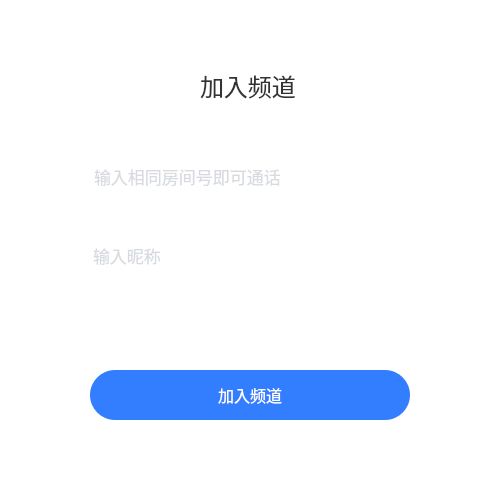
<?xml version="1.0" encoding="UTF-8"?>
<ui version="4.0">
 <class>NEJoinWidget</class>
 <widget class="QMainWindow" name="NEJoinWidget">
  <property name="geometry">
   <rect>
    <x>0</x>
    <y>0</y>
    <width>500</width>
    <height>500</height>
   </rect>
  </property>
  <property name="minimumSize">
   <size>
    <width>500</width>
    <height>500</height>
   </size>
  </property>
  <property name="maximumSize">
   <size>
    <width>500</width>
    <height>500</height>
   </size>
  </property>
  <property name="windowTitle">
   <string>NEJoinWidget</string>
  </property>
  <widget class="QWidget" name="centralwidget">
   <property name="styleSheet">
    <string notr="true">QWidget#centralwidget{
	background-color: rgb(255, 255, 255);
}</string>
   </property>
   <widget class="QPushButton" name="joinChannel">
    <property name="geometry">
     <rect>
      <x>90</x>
      <y>370</y>
      <width>320</width>
      <height>50</height>
     </rect>
    </property>
    <property name="minimumSize">
     <size>
      <width>320</width>
      <height>50</height>
     </size>
    </property>
    <property name="maximumSize">
     <size>
      <width>320</width>
      <height>50</height>
     </size>
    </property>
    <property name="cursor">
     <cursorShape>PointingHandCursor</cursorShape>
    </property>
    <property name="styleSheet">
     <string notr="true">background-color: rgb(51, 126, 255);
border-radius: 25px;
font-family: PingFangSC-Regular;
font-size: 16px;
color: #FFFFFF;</string>
    </property>
    <property name="text">
     <string>加入频道</string>
    </property>
   </widget>
   <widget class="QLabel" name="lblJoinChanel">
    <property name="geometry">
     <rect>
      <x>200</x>
      <y>60</y>
      <width>101</width>
      <height>51</height>
     </rect>
    </property>
    <property name="styleSheet">
     <string notr="true">font-family: PingFangSC-Medium;
font-size: 24px;
color: #333333;</string>
    </property>
    <property name="text">
     <string>加入频道</string>
    </property>
   </widget>
   <widget class="MClearLineEdit" name="leRoomID">
    <property name="geometry">
     <rect>
      <x>92</x>
      <y>154</y>
      <width>320</width>
      <height>44</height>
     </rect>
    </property>
    <property name="minimumSize">
     <size>
      <width>320</width>
      <height>44</height>
     </size>
    </property>
    <property name="maximumSize">
     <size>
      <width>320</width>
      <height>44</height>
     </size>
    </property>
    <property name="focusPolicy">
     <enum>Qt::StrongFocus</enum>
    </property>
    <property name="styleSheet">
     <string notr="true">QLineEdit{
font-family: PingFangSC-Regular;
font-size: 17px;
color: #B0B6BE;
border-width: 0px;
}
</string>
    </property>
    <property name="frame">
     <bool>false</bool>
    </property>
    <property name="placeholderText">
     <string>输入相同房间号即可通话</string>
    </property>
   </widget>
   <widget class="MClearLineEdit" name="leNickname">
    <property name="geometry">
     <rect>
      <x>91</x>
      <y>233</y>
      <width>320</width>
      <height>44</height>
     </rect>
    </property>
    <property name="minimumSize">
     <size>
      <width>320</width>
      <height>44</height>
     </size>
    </property>
    <property name="maximumSize">
     <size>
      <width>320</width>
      <height>44</height>
     </size>
    </property>
    <property name="styleSheet">
     <string notr="true">font-family: PingFangSC-Regular;
font-size: 17px;
color: #B0B6BE;
border: 0px;</string>
    </property>
    <property name="frame">
     <bool>false</bool>
    </property>
    <property name="placeholderText">
     <string>输入昵称</string>
    </property>
   </widget>
  </widget>
 </widget>
 <customwidgets>
  <customwidget>
   <class>MClearLineEdit</class>
   <extends>QLineEdit</extends>
   <header location="global">view/MClearLineEdit.h</header>
  </customwidget>
 </customwidgets>
 <resources/>
 <connections/>
</ui>
